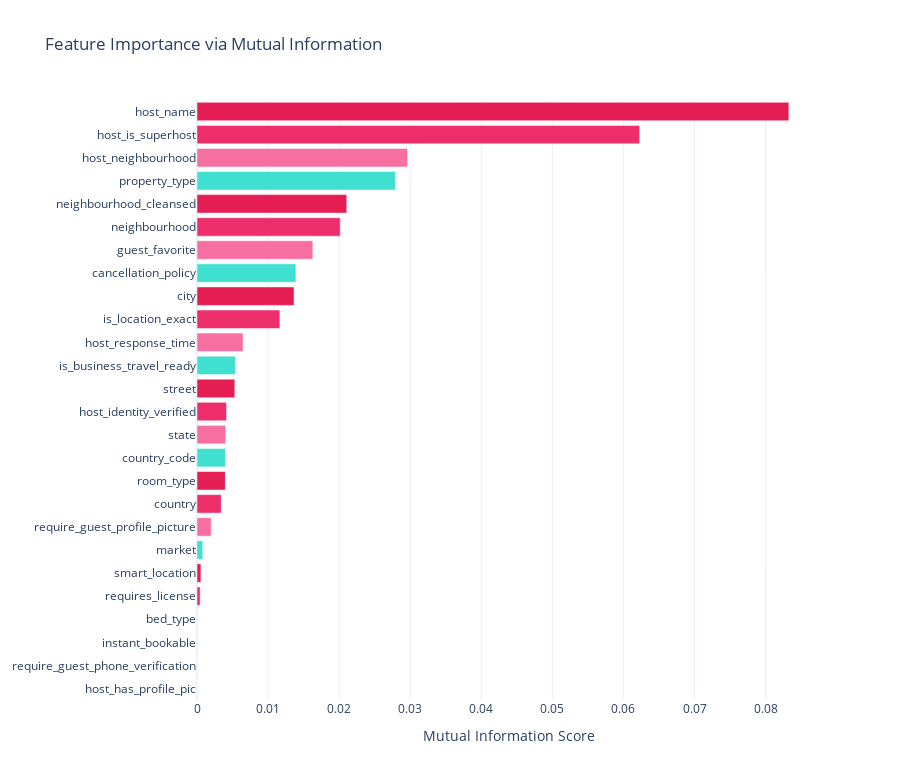

Write notebook code for a chart like this one.
### Code cell
import plotly.graph_objects as go

mi_scores_df_sorted = mi_scores_df.sort_values(by='Mutual Information', ascending=False).reset_index(drop=True)

colors = ['#E41D53', '#EE2D6B', '#F76EA0', '#40E0D0']
color_cycle = [colors[i % len(colors)] for i in range(len(mi_scores_df_sorted))]

fig = go.Figure(go.Bar(
    x=mi_scores_df_sorted['Mutual Information'],
    y=mi_scores_df_sorted['Feature'],
    orientation='h',
    marker=dict(color=color_cycle)
))

fig.update_layout(
    title='Feature Importance via Mutual Information',
    xaxis_title='Mutual Information Score',
    yaxis=dict(autorange='reversed'),  
    template='plotly_white',
    height=30 * len(mi_scores_df_sorted) 
)

fig.show()

### Figure 1 — Plotly figure (JSON) as saved in the notebook; plotly's stock layout.template omitted (floating-point values rounded to 4 significant figures)
{"data": [{"marker": {"color": ["#E41D53", "#EE2D6B", "#F76EA0", "#40E0D0", "#E41D53", "#EE2D6B", "#F76EA0", "#40E0D0", "#E41D53", "#EE2D6B", "#F76EA0", "#40E0D0", "#E41D53", "#EE2D6B", "#F76EA0", "#40E0D0", "#E41D53", "#EE2D6B", "#F76EA0", "#40E0D0", "#E41D53", "#EE2D6B", "#F76EA0", "#40E0D0", "#E41D53", "#EE2D6B"]}, "orientation": "h", "type": "bar", "x": [0.08327, 0.06228, 0.02963, 0.02792, 0.02107, 0.02015, 0.0163, 0.01392, 0.01366, 0.01166, 0.006478, 0.005409, 0.005323, 0.004153, 0.00404, 0.004001, 0.003985, 0.003408, 0.001995, 0.0008097, 0.0005497, 0.0004431, 0, 0, 0, 0], "y": ["host_name", "host_is_superhost", "host_neighbourhood", "property_type", "neighbourhood_cleansed", "neighbourhood", "guest_favorite", "cancellation_policy", "city", "is_location_exact", "host_response_time", "is_business_travel_ready", "street", "host_identity_verified", "state", "country_code", "room_type", "country", "require_guest_profile_picture", "market", "smart_location", "requires_license", "bed_type", "instant_bookable", "require_guest_phone_verification", "host_has_profile_pic"]}], "layout": {"height": 780, "title": {"text": "Feature Importance via Mutual Information"}, "xaxis": {"title": {"text": "Mutual Information Score"}}, "yaxis": {"autorange": "reversed"}}}
